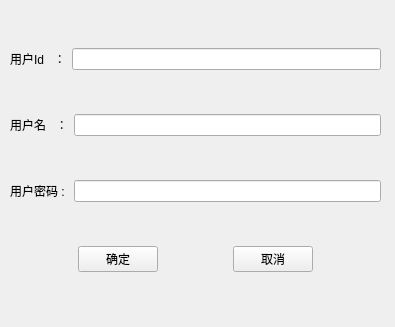
<?xml version="1.0" encoding="UTF-8"?>
<ui version="4.0">
 <class>alterUserinfoForm</class>
 <widget class="QWidget" name="alterUserinfoForm">
  <property name="geometry">
   <rect>
    <x>0</x>
    <y>0</y>
    <width>395</width>
    <height>327</height>
   </rect>
  </property>
  <property name="windowTitle">
   <string>Form</string>
  </property>
  <widget class="QWidget" name="">
   <property name="geometry">
    <rect>
     <x>10</x>
     <y>10</y>
     <width>371</width>
     <height>301</height>
    </rect>
   </property>
   <layout class="QVBoxLayout" name="verticalLayout">
    <item>
     <layout class="QHBoxLayout" name="horizontalLayout">
      <item>
       <widget class="QLabel" name="label">
        <property name="text">
         <string>用户Id   ：</string>
        </property>
       </widget>
      </item>
      <item>
       <widget class="QLineEdit" name="UserIdEdit"/>
      </item>
     </layout>
    </item>
    <item>
     <layout class="QHBoxLayout" name="horizontalLayout_2">
      <item>
       <widget class="QLabel" name="label_2">
        <property name="text">
         <string>用户名   ：</string>
        </property>
       </widget>
      </item>
      <item>
       <widget class="QLineEdit" name="UserNameEdit"/>
      </item>
     </layout>
    </item>
    <item>
     <layout class="QHBoxLayout" name="horizontalLayout_3">
      <item>
       <widget class="QLabel" name="label_3">
        <property name="text">
         <string>用户密码 : </string>
        </property>
       </widget>
      </item>
      <item>
       <widget class="QLineEdit" name="UserPasswordEdit"/>
      </item>
     </layout>
    </item>
    <item>
     <layout class="QHBoxLayout" name="horizontalLayout_4">
      <item>
       <spacer name="horizontalSpacer_2">
        <property name="orientation">
         <enum>Qt::Horizontal</enum>
        </property>
        <property name="sizeHint" stdset="0">
         <size>
          <width>40</width>
          <height>20</height>
         </size>
        </property>
       </spacer>
      </item>
      <item>
       <widget class="QPushButton" name="SaveBtn">
        <property name="text">
         <string>确定</string>
        </property>
       </widget>
      </item>
      <item>
       <spacer name="horizontalSpacer">
        <property name="orientation">
         <enum>Qt::Horizontal</enum>
        </property>
        <property name="sizeHint" stdset="0">
         <size>
          <width>40</width>
          <height>20</height>
         </size>
        </property>
       </spacer>
      </item>
      <item>
       <widget class="QPushButton" name="cancelBtn">
        <property name="text">
         <string>取消</string>
        </property>
       </widget>
      </item>
      <item>
       <spacer name="horizontalSpacer_3">
        <property name="orientation">
         <enum>Qt::Horizontal</enum>
        </property>
        <property name="sizeHint" stdset="0">
         <size>
          <width>40</width>
          <height>20</height>
         </size>
        </property>
       </spacer>
      </item>
     </layout>
    </item>
   </layout>
  </widget>
 </widget>
 <resources/>
 <connections/>
</ui>
